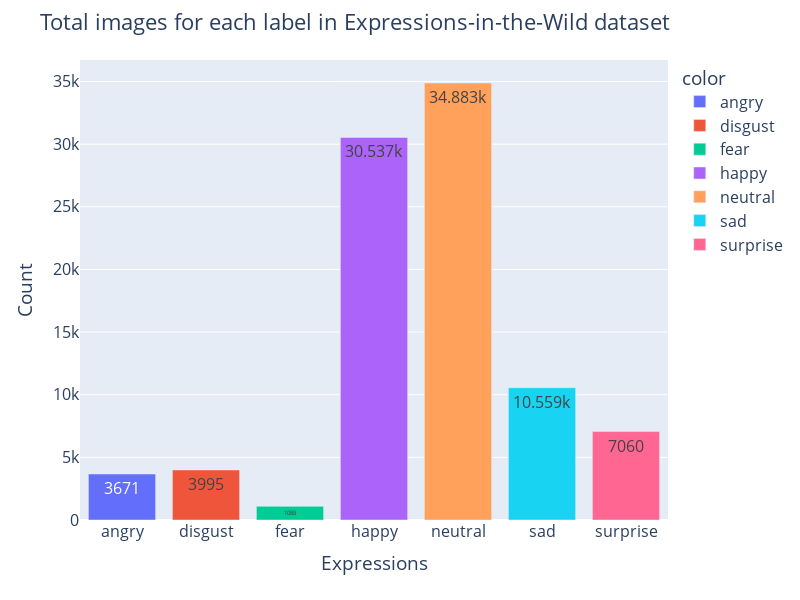

Write notebook code for a chart like this one.
### Code cell
fig = px.bar(
    x=grouped_all_count.index, y=grouped_all_count.values, color=grouped_all_count.index
)

fig.update_layout(
    title="Total images for each label in Expressions-in-the-Wild dataset",
    xaxis_title="Expressions",
    yaxis_title="Count",
    height=600,
    width=800,
    font_size=16
)

fig.update_traces(texttemplate="%{y}", textposition="inside")

fig.show()

### Figure 1 — Plotly figure (JSON) as saved in the notebook; plotly's stock layout.template omitted (floating-point values rounded to 4 significant figures)
{"data": [{"alignmentgroup": "True", "hovertemplate": "color=angry<br>x=%{x}<br>y=%{y}<extra></extra>", "legendgroup": "angry", "marker": {"color": "#636efa", "pattern": {"shape": ""}}, "name": "angry", "offsetgroup": "angry", "orientation": "v", "showlegend": true, "textposition": "inside", "texttemplate": "%{y}", "type": "bar", "x": ["angry"], "xaxis": "x", "y": [3671], "yaxis": "y"}, {"alignmentgroup": "True", "hovertemplate": "color=disgust<br>x=%{x}<br>y=%{y}<extra></extra>", "legendgroup": "disgust", "marker": {"color": "#EF553B", "pattern": {"shape": ""}}, "name": "disgust", "offsetgroup": "disgust", "orientation": "v", "showlegend": true, "textposition": "inside", "texttemplate": "%{y}", "type": "bar", "x": ["disgust"], "xaxis": "x", "y": [3995], "yaxis": "y"}, {"alignmentgroup": "True", "hovertemplate": "color=fear<br>x=%{x}<br>y=%{y}<extra></extra>", "legendgroup": "fear", "marker": {"color": "#00cc96", "pattern": {"shape": ""}}, "name": "fear", "offsetgroup": "fear", "orientation": "v", "showlegend": true, "textposition": "inside", "texttemplate": "%{y}", "type": "bar", "x": ["fear"], "xaxis": "x", "y": [1088], "yaxis": "y"}, {"alignmentgroup": "True", "hovertemplate": "color=happy<br>x=%{x}<br>y=%{y}<extra></extra>", "legendgroup": "happy", "marker": {"color": "#ab63fa", "pattern": {"shape": ""}}, "name": "happy", "offsetgroup": "happy", "orientation": "v", "showlegend": true, "textposition": "inside", "texttemplate": "%{y}", "type": "bar", "x": ["happy"], "xaxis": "x", "y": [30537], "yaxis": "y"}, {"alignmentgroup": "True", "hovertemplate": "color=neutral<br>x=%{x}<br>y=%{y}<extra></extra>", "legendgroup": "neutral", "marker": {"color": "#FFA15A", "pattern": {"shape": ""}}, "name": "neutral", "offsetgroup": "neutral", "orientation": "v", "showlegend": true, "textposition": "inside", "texttemplate": "%{y}", "type": "bar", "x": ["neutral"], "xaxis": "x", "y": [34883], "yaxis": "y"}, {"alignmentgroup": "True", "hovertemplate": "color=sad<br>x=%{x}<br>y=%{y}<extra></extra>", "legendgroup": "sad", "marker": {"color": "#19d3f3", "pattern": {"shape": ""}}, "name": "sad", "offsetgroup": "sad", "orientation": "v", "showlegend": true, "textposition": "inside", "texttemplate": "%{y}", "type": "bar", "x": ["sad"], "xaxis": "x", "y": [10559], "yaxis": "y"}, {"alignmentgroup": "True", "hovertemplate": "color=surprise<br>x=%{x}<br>y=%{y}<extra></extra>", "legendgroup": "surprise", "marker": {"color": "#FF6692", "pattern": {"shape": ""}}, "name": "surprise", "offsetgroup": "surprise", "orientation": "v", "showlegend": true, "textposition": "inside", "texttemplate": "%{y}", "type": "bar", "x": ["surprise"], "xaxis": "x", "y": [7060], "yaxis": "y"}], "layout": {"barmode": "relative", "font": {"size": 16}, "height": 600, "legend": {"title": {"text": "color"}, "tracegroupgap": 0}, "margin": {"t": 60}, "title": {"text": "Total images for each label in Expressions-in-the-Wild dataset"}, "width": 800, "xaxis": {"anchor": "y", "domain": [0, 1], "title": {"text": "Expressions"}}, "yaxis": {"anchor": "x", "domain": [0, 1], "title": {"text": "Count"}}}}
